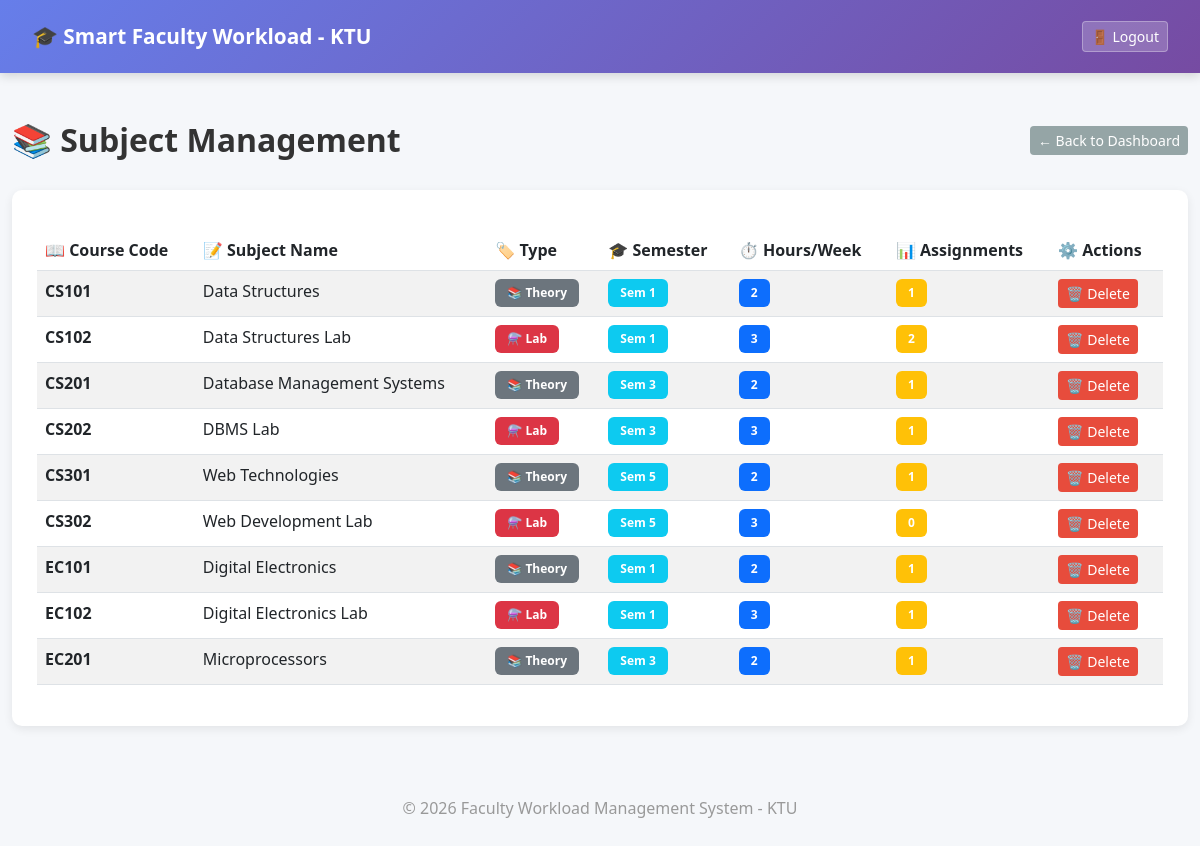
/subject-list (signed in), run on an earlier commit of the app's database.
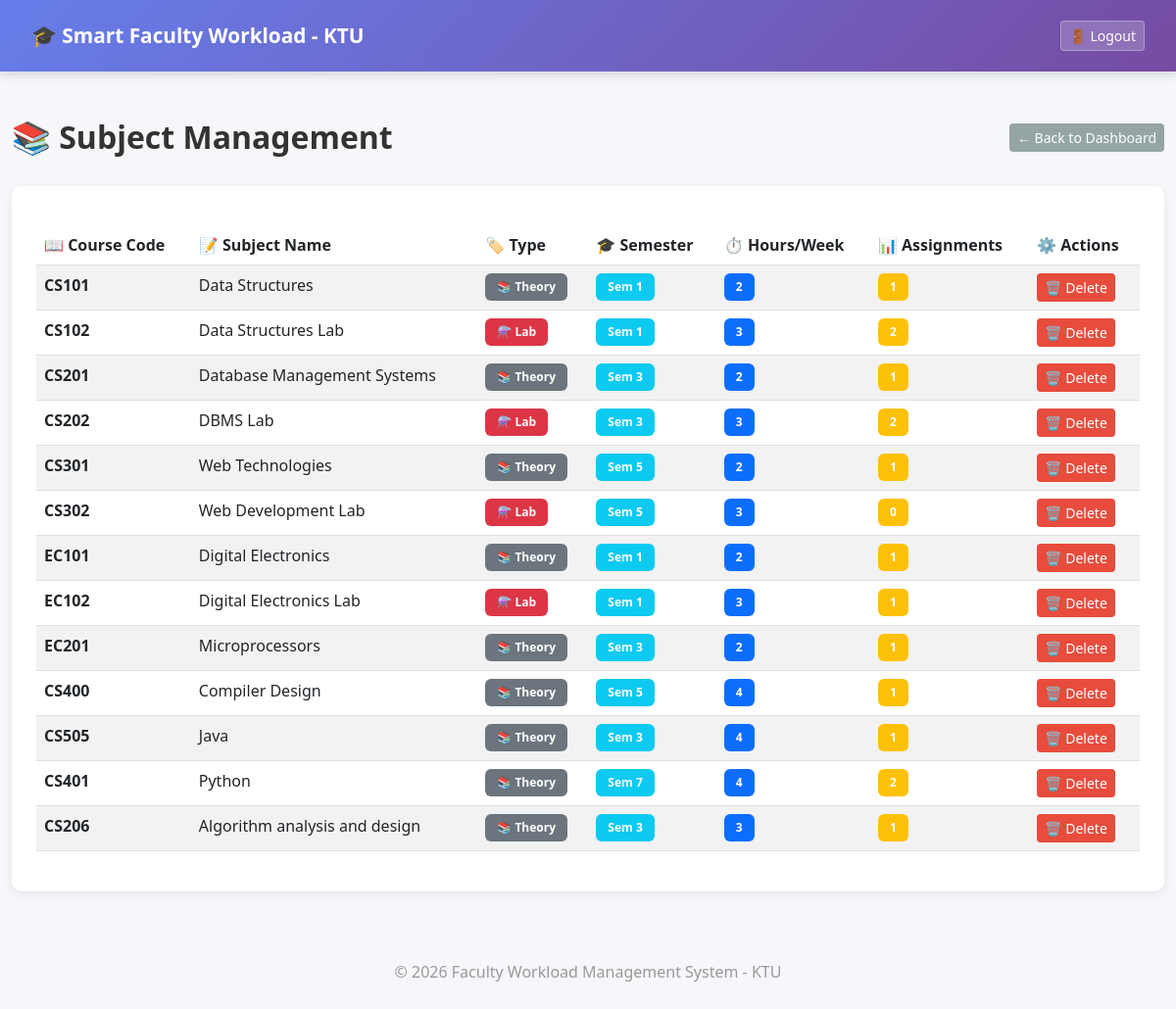
And on a later commit of the database.
### app/models.py (models this page shows)
class Subject(db.Model):
    id = db.Column(db.Integer, primary_key=True)
    course_code = db.Column(db.String(20), nullable=False)
    subject_name = db.Column(db.String(150), nullable=False)
    subject_type = db.Column(db.String(20), nullable=False)  # 'Theory' or 'Lab'
    is_lab = db.Column(db.Boolean, default=False)  # Flag for lab subjects
    hours_per_week = db.Column(db.Integer, nullable=False)  # Theory: varies, Lab: typically 3 hours continuous
    semester = db.Column(db.Integer, nullable=False)  # Semester number (1-8)
    created_at = db.Column(db.DateTime, default=datetime.utcnow)
    assignments = db.relationship(
        'Assignment',
        backref='subject',
        lazy=True,
        cascade="all, delete-orphan"
    )

### app/routes.py (the view)
@main.route('/subject-list')
@login_required
def subject_list():
    if current_user.role != "admin":
        return "Access Denied: Admins Only"
    subjects = Subject.query.all()
    subject_data = []
    for subject in subjects:
        assignment_count = Assignment.query.filter_by(subject_id=subject.id).count()
        subject_data.append({
            'subject': subject,
            'assignment_count': assignment_count
        })
    return render_template("subject_list.html", subject_data=subject_data)

### app/__init__.py (called while the page is built)
def create_app():
    app = Flask(__name__)
    app.config.from_object(Config)
    db.init_app(app)
    login_manager.init_app(app)
    from app.routes import main
    app.register_blueprint(main)
    from app.models import Faculty
    @login_manager.user_loader
    def load_user(user_id):
        return Faculty.query.get(int(user_id))
    return app

### app/templates/subject_list.html (shortened to what this page needs)
{% extends "base.html" %}
{% block content %}
<div class="page-header">
    <h2>📚 Subject Management</h2>
    <div class="page-header-actions">
        <a href="{{ url_for('main.dashboard') }}" class="btn btn-secondary btn-sm">← Back to Dashboard</a>
    </div>
</div>
<div class="subject-card">
    <div class="table-responsive">
        <table class="table table-striped table-hover">
            <thead>
                <tr>
                    <th>📖 Course Code</th>
                    <th>📝 Subject Name</th>
                    <th>🏷️ Type</th>
                    <th>🎓 Semester</th>
                    <th>⏱️ Hours/Week</th>
                    <th>📊 Assignments</th>
                    <th>⚙️ Actions</th>
                </tr>
            </thead>
            <tbody>
                {% for item in subject_data %}
                <tr>
                    <td>
                        <strong>{{ item.subject.course_code }}</strong>
                    </td>
                    <td>{{ item.subject.subject_name }}</td>
                    <td>
                        {% if item.subject.is_lab %}
                            <span class="badge bg-danger">⚗️ Lab</span>
                        {% else %}
                            <span class="badge bg-secondary">📚 {{ item.subject.subject_type }}</span>
                        {% endif %}
                    </td>
                    <td>
                        {% if item.subject.semester %}
                            <span class="badge bg-info">Sem {{ item.subject.semester }}</span>
                        {% else %}
                            <span class="badge bg-light text-dark">-</span>
                        {% endif %}
                    </td>
                    <td>
                        <span class="badge bg-primary">{{ item.subject.hours_per_week }}</span>
                    </td>
                    <td>
                        <span class="badge bg-warning">{{ item.assignment_count }}</span>
                    </td>
                    <td>
                        <form method="POST" action="{{ url_for('main.delete_subject', id=item.subject.id) }}" style="display: inline;" onsubmit="return confirm('Are you sure you want to delete this subject? This will also delete all related assignments.');">
                            <button type="submit" class="btn btn-sm btn-danger">🗑️ Delete</button>
                        </form>
                    </td>
                </tr>
                {% endfor %}
            </tbody>
        </table>
    </div>
</div>
{% endblock %}

### app/templates/base.html (shortened to what this page needs)
<!DOCTYPE html>
<html>
<head>
    <link href="https://cdn.jsdelivr.net/npm/bootstrap@5.3.0/dist/css/bootstrap.min.css" rel="stylesheet">
</head>
<body>
<nav class="navbar navbar-dark px-3">
    <span class="navbar-brand">🎓 Smart Faculty Workload - KTU</span>
    {% if current_user.is_authenticated %}
        <a href="/logout" class="btn btn-logout btn-sm">🚪 Logout</a>
    {% endif %}
</nav>
<div class="container mt-5">
    {% block content %}{% endblock %}
</div>
<footer style="text-align: center; margin-top: 50px; padding: 20px; color: #999;">
    <p>© 2026 Faculty Workload Management System - KTU</p>
</footer>
</body>
</html>

### app/templates/base.html (style rules this page uses)
:root { --primary: #667eea; --secondary: #764ba2; --success: #27ae60; --warning: #f39c12; --danger: #e74c3c; --info: #3498db; }
body { background: #f5f7fa; font-family: 'Segoe UI', Tahoma, Geneva, Verdana, sans-serif; }
.navbar { background: linear-gradient(135deg, var(--primary) 0%, var(--secondary) 100%) !important; box-shadow: 0 3px 10px rgba(0, 0, 0, 0.15); padding: 1rem 2rem !important; }
.navbar-brand { font-size: 1.3rem; font-weight: bold; color: white !important; }
.btn-logout { background: rgba(255, 255, 255, 0.2); border: 1px solid rgba(255, 255, 255, 0.3); color: white; transition: all 0.3s ease; }
.container { max-width: 1200px; }
.page-header { display: flex; justify-content: space-between; align-items: center; margin-bottom: 30px; }
.page-header h2 { margin: 0; color: #333; font-weight: bold; font-size: 2rem; }
.page-header-actions { display: flex; gap: 10px; }
.btn-danger { background: var(--danger); border: none; }
.btn-secondary { background: #95a5a6; border: none; }
table { margin-top: 15px; }
table thead { background: linear-gradient(135deg, var(--primary) 0%, var(--secondary) 100%); color: white; }
.badge { padding: 0.5rem 0.75rem; font-weight: 600; }

### app/templates/subject_list.html (style rules this page uses)
.subject-card { background: white; border-radius: 10px; padding: 25px; box-shadow: 0 3px 10px rgba(0, 0, 0, 0.08); }

What changed in the data, as far as the page shows it:
added Subject: subject.course_code "CS400", subject.subject_name "Compiler Design", is_lab False (drawn), subject.subject_type "Theory", subject.semester "5", subject.hours_per_week "4"
added Subject: subject.course_code "CS505", subject.subject_name "Java", is_lab False (drawn), subject.subject_type "Theory", subject.semester "3", subject.hours_per_week "4"
added Subject: subject.course_code "CS401", subject.subject_name "Python", is_lab False (drawn), subject.subject_type "Theory", subject.semester "7", subject.hours_per_week "4"
added Subject: subject.course_code "CS206", subject.subject_name "Algorithm analysis and design", is_lab False (drawn), subject.subject_type "Theory", subject.semester "3", subject.hours_per_week "3"
Also different on the page:
new list line: "CS202 DBMS Lab 3 3"
new list line: "⚗️ Lab Sem 2 🗑️ Delete"
new list line: "Sem 1 🗑️ Delete"
new list line: "Sem 2 🗑️ Delete"
list line gone: "CS202 DBMS Lab 3 3"
list line gone: "⚗️ Lab Sem 1 🗑️ Delete"
